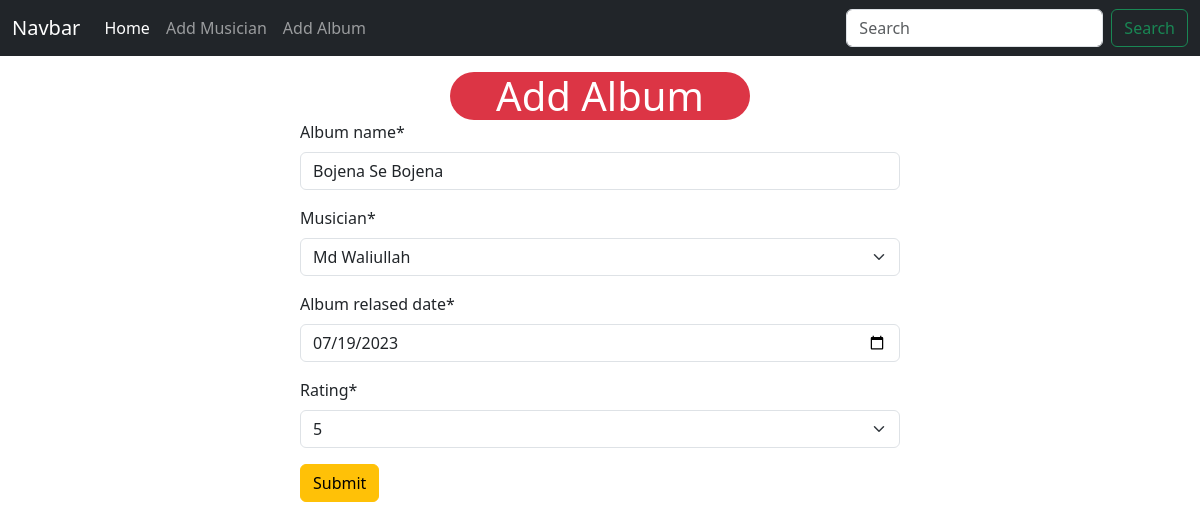
The app's page /album/edit/5 with its own data.
### album/models.py (models this page shows, shortened)
class Album(models.Model):
    album_name = models.CharField( max_length=50)
    musician = models.ForeignKey(Musician, on_delete=models.CASCADE)
    album_relased_date = models.DateField()
    rating = models.IntegerField(choices=[(i, str(i)) for i in range(1, 6)])

### album/views.py (the view)
# urls.py: path('edit/<int:id>', views.edit_album, name = 'edit_album'),
def edit_album(request,id):
    album = models.Album.objects.get(pk = id)
    album_form = forms.AlbumForm(instance=album)
    if request.method == 'POST':
        album_form = forms.AlbumForm(request.POST,instance=album)
        if album_form.is_valid():
            album_form.save()
            return redirect('homepage')
    return render(request, 'album/add_album.html', {'form': album_form})

### album/forms.py
class AlbumForm(forms.ModelForm):
    class Meta:
        model = Album
        fields = '__all__'
        widgets = {
            'album_relased_date' : forms.DateInput(attrs={'type': 'date'}),
        }

### musician/models.py (called while the page is built)
    def __str__(self):
        return f'{self.first_name} {self.last_name}'

### album/templates/album/add_album.html (shortened to what this page needs)
{% extends "base.html" %}
{% load crispy_forms_tags %}
{% block content %}
<form style="width: 50%; margin:auto;" method="post">
    <h1 class="mt-3 bg-danger text-white w-50 m-auto text-center rounded-5">Add Album</h1>
    {{form | crispy}}
    <button class="btn btn-warning">Submit</button>
</form>
{% endblock %}

### records on screen
Album: album_name "Bojena Se Bojena", musician "Md Waliullah", album_relased_date "07/19/2023", rating "5"
